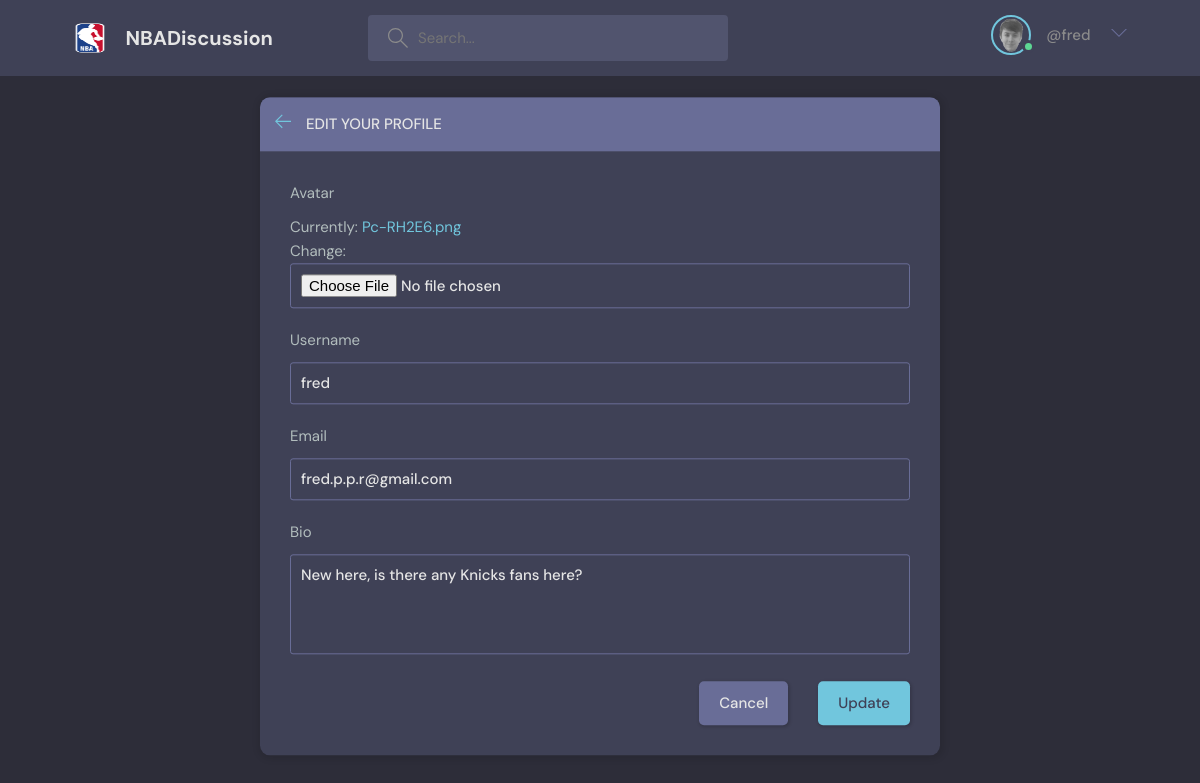
The app's page /update-user/ (signed in) with its own data.
### base/models.py (models this page shows)
class User(AbstractUser):
    email = models.EmailField(unique=True, null=True, blank=True)
    bio = models.TextField(null=True, default='', blank=True)
    avatar = models.ImageField(null=True, default='avatar.svg')
    saved = models.ManyToManyField('Post', related_name='saved', blank=True) # posts that the user saved
    REQUIRED_FIELDS = []

### base/views.py (the view)
# urls.py: path('update-user/', views.updateUser, name='update-user'),
@login_required(login_url='login')
def updateUser(request):
    user = request.user
    form = UserForm(instance=user)
    if request.method == 'POST':
        form = UserForm(request.POST, request.FILES, instance=user)
        if form.is_valid():
            form.save()
            return redirect('user-profile', id=user.id)
    context = {'form': form}
    return render(request, 'base/update_user.html', context)

### base/forms.py
class UserForm(ModelForm):
    class Meta:
        model = User
        fields = ['avatar', 'username', 'email', 'bio']

### base/templates/base/update_user.html (shortened to what this page needs)
{% extends 'main.html' %}
{% block content %}
<main class="update-account layout">
  <div class="container">
    <div class="layout__box">
      <div class="layout__boxHeader">
        <div class="layout__boxTitle">
          <a href="{% url 'home' %}">
            <svg version="1.1" xmlns="http://www.w3.org/2000/svg" width="32" height="32" viewBox="0 0 32 32">
              <title>arrow-left</title>
              <path
                d="M13.723 2.286l-13.723 13.714 13.719 13.714 1.616-1.611-10.96-10.96h27.625v-2.286h-27.625l10.965-10.965-1.616-1.607z">
              </path>
            </svg>
          </a>
          <h3>Edit your profile</h3>
        </div>
      </div>
      <div class="layout__body">
        <form class="form" action="" method="POST" enctype="multipart/form-data">
          {% for field in form %}
          <div class="form__group">
            <label for="profile_pic">{{field.label}}</label>
            {{field}}
          </div>
          {% endfor %}
          <div class="form__action">
            <a class="btn btn--dark" href="index.html">Cancel</a>
            <button class="btn btn--main" type="submit">Update</button>
          </div>
        </form>
      </div>
    </div>
  </div>
</main>
{% endblock content %}

### templates/navbar.html (shortened to what this page needs)
{% load static %}
<header class="header header--loggedIn">
    <div class="container">
        <a href="{% url 'home' %}" class="header__logo">
            <img class="logo-image" src="{% static 'images/nba-logo.png' %}" />
            <h1>NBADiscussion</h1>
        </a>
        <form class="header__search" method="GET" action="{% url 'home' %}">
            <label>
                <input name="q" placeholder="Search..." />
            </label>
        </form>
        <nav class="header__menu">
            {% if request.user.is_authenticated %}
            <div class="header__user">
                <a href="{% url 'user-profile' request.user.id %}">
                    <div class="avatar avatar--medium active">
                        <img src="{{request.user.avatar.url}}" />
                    </div>
                    <p>@{{request.user.username}}</p>
                </a>
                <button class="dropdown-button">
                    <svg version="1.1" xmlns="http://www.w3.org/2000/svg" width="32" height="32" viewBox="0 0 32 32">
                        <title>chevron-down</title>
                        <path d="M16 21l-13-13h-3l16 16 16-16h-3l-13 13z"></path>
                    </svg>
                </button>
            </div>
            {% else %}
            <a href="{% url 'login' %}">
                <img src="{% static 'images/avatar.svg' %}" />
                <p>Login</p>
            </a>
            {% endif %}
        </nav>
    </div>
</header>

### records on screen
User: user.avatar (picture), user.username "fred", form "fred" "fred.p.p.r@gmail.com" "New here, is there any Knicks fans here?"

### other values on screen
{{ field.label }} "Avatar" "Username" "Email" "Bio"
